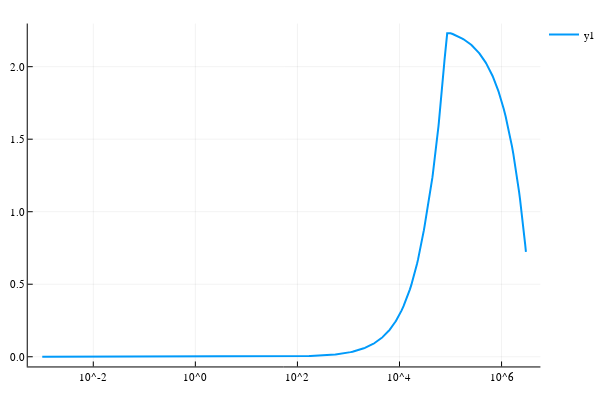

The notebook cell this image was saved under:
### Markdown cell above
## X vs ξ

### Code cell
Xpdata = Chemostat.v1.FBA.X.(fbaress,mupdata,1)
Xp = plot((ξrange, Xpdata), xaxis = :log, lw = 2)

### Figure 1 — Plotly figure (JSON) as saved in the notebook; plotly's stock layout.template omitted (floating-point values rounded to 4 significant figures; data arrays with more than 128 entries replaced by an {"elided": "..."} marker saying what was removed)
{"data": [{"colorbar": {"title": ""}, "hoverinfo": "text", "legendgroup": "y1", "line": {"color": "rgba(0, 154, 250, 1.000)", "dash": "solid", "shape": "linear", "width": 2}, "mode": "lines", "name": "y1", "showlegend": true, "text": {"elided": "750 null values"}, "type": "scatter", "x": {"elided": "750 float values"}, "xaxis": "x1", "y": {"elided": "750 float values"}, "yaxis": "y1"}], "layout": {"annotations": [], "height": 400, "legend": {"bgcolor": "rgba(255, 255, 255, 1.000)", "bordercolor": "rgba(0, 0, 0, 1.000)", "font": {"color": "rgba(0, 0, 0, 1.000)", "family": "sans-serif", "size": 11}, "tracegroupgap": 0, "x": 1, "y": 1}, "margin": {"b": 20, "l": 0, "r": 0, "t": 20}, "paper_bgcolor": "rgba(255, 255, 255, 1.000)", "plot_bgcolor": "rgba(255, 255, 255, 1.000)", "showlegend": true, "width": 600, "xaxis": {"anchor": "y1", "domain": [0.05101, 0.9934], "gridcolor": "rgba(0, 0, 0, 0.100)", "gridwidth": 0.5, "linecolor": "rgba(0, 0, 0, 1.000)", "mirror": false, "range": [-3.284, 6.761], "showgrid": true, "showline": true, "showticklabels": true, "tickangle": 0, "tickcolor": "rgb(0, 0, 0)", "tickfont": {"color": "rgba(0, 0, 0, 1.000)", "family": "sans-serif", "size": 11}, "tickmode": "array", "ticks": "inside", "ticktext": ["10^-2", "10^0", "10^2", "10^4", "10^6"], "tickvals": [0.01, 1, 100, 10000, 1000000], "title": "", "titlefont": {"color": "rgba(0, 0, 0, 1.000)", "family": "sans-serif", "size": 15}, "type": "log", "visible": true, "zeroline": false, "zerolinecolor": "rgba(0, 0, 0, 1.000)"}, "yaxis": {"anchor": "x1", "domain": [0.03762, 0.9902], "gridcolor": "rgba(0, 0, 0, 0.100)", "gridwidth": 0.5, "linecolor": "rgba(0, 0, 0, 1.000)", "mirror": false, "range": [-0.06691, 2.297], "showgrid": true, "showline": true, "showticklabels": true, "tickangle": 0, "tickcolor": "rgb(0, 0, 0)", "tickfont": {"color": "rgba(0, 0, 0, 1.000)", "family": "sans-serif", "size": 11}, "tickmode": "array", "ticks": "inside", "ticktext": ["0.0", "0.5", "1.0", "1.5", "2.0"], "tickvals": [0, 0.5, 1, 1.5, 2], "title": "", "titlefont": {"color": "rgba(0, 0, 0, 1.000)", "family": "sans-serif", "size": 15}, "type": "-", "visible": true, "zeroline": false, "zerolinecolor": "rgba(0, 0, 0, 1.000)"}}}
